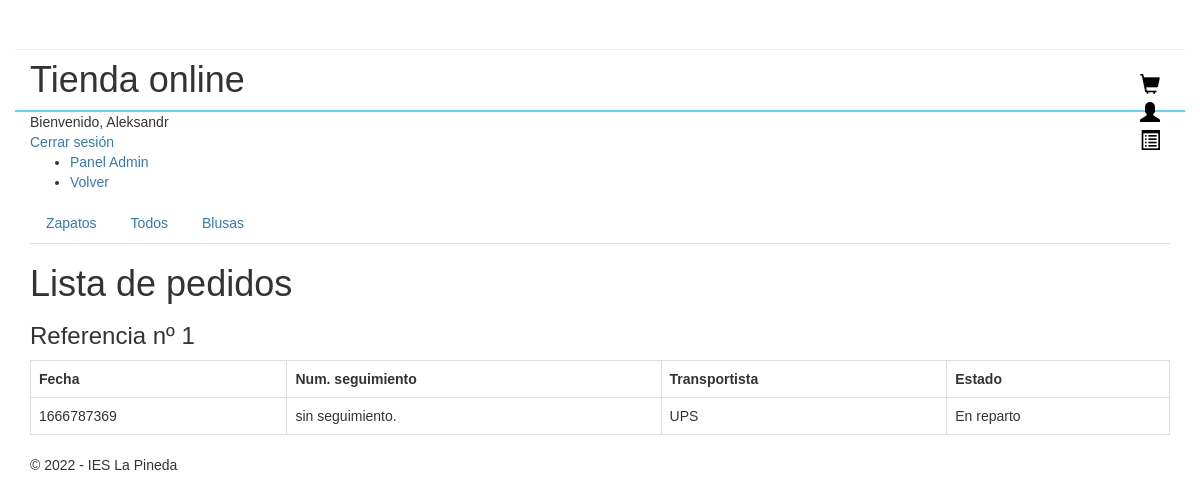
The page /index.php?controller=UsuarioPedido&action=iniciarMostrarPedidos (signed in) on the database as committed earlier.
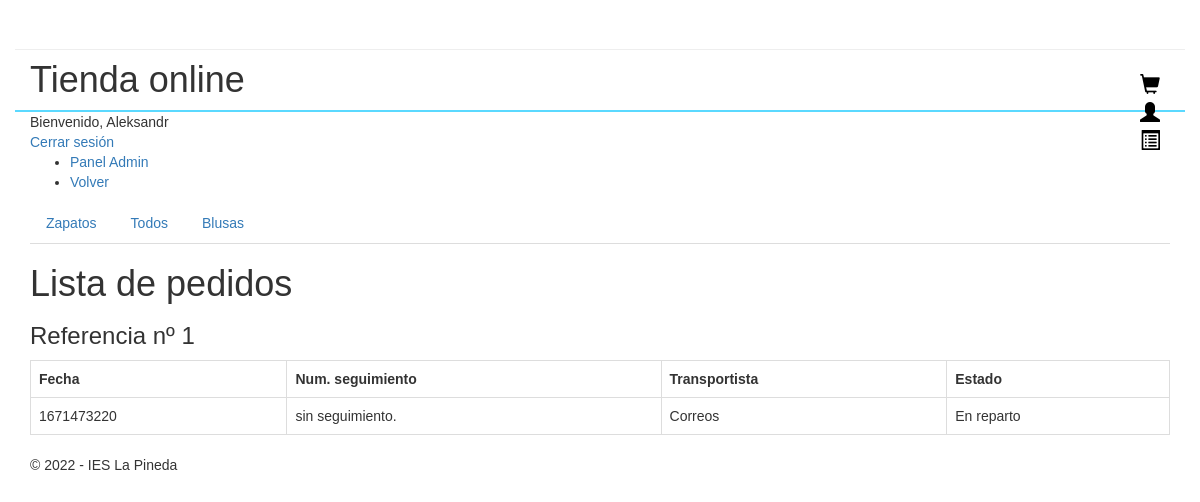
The same page on the database as committed later.
### tables this page shows
CREATE TABLE `categorias` (
  `id_categoria` int(255) NOT NULL,
  `nombre` varchar(255) NOT NULL,
  `descripcion` varchar(255) NOT NULL,
  `isactive` int(1) NOT NULL
);

CREATE TABLE `pedidos` (
  `id_pedido` int(11) NOT NULL,
  `fk_id_cesta` int(11) NOT NULL,
  `fk_id_empresa_transporte` int(11) NOT NULL,
  `fk_id_usuario` int(11) NOT NULL,
  `num_seguimiento` varchar(128) DEFAULT NULL,
  `estado` int(1) NOT NULL,
  `fecha` int(15) NOT NULL
);

CREATE TABLE `empresa_transporte` (
  `id_empresa_transporte` int(100) NOT NULL,
  `nombre_empresa_transporte` varchar(256) NOT NULL,
  `precio_empresa_transporte` int(10) NOT NULL
);

### models/database.php (called while the page is built, shortened)
<?php
class Database{
    public function __construct(){
        $servername = "localhost";
        $dbname= "botiga";
        $username = "root";
        $password = "";
		$this->db = new PDO("mysql:host=$servername;dbname=$dbname",$username, $password);
    }
}

### models/category.php (called while the page is built, shortened)
<?php
require_once("models/database.php");
class Category extends Database
{
    function conectar()
    {
        $this->db->query("SET NAMES 'utf8'");
    }
    function mostrarCategorias()
    {
        $stmt = $this->db->prepare("SELECT * FROM categorias");
        $categories = array();
        if ($stmt->execute()) {
            while ($row = $stmt->fetch(PDO::FETCH_ASSOC)) {
                $categories[] = $row;
            }
        }
        return $categories;
    }
}

### controllers/UsuarioPedidoController.php (called while the page is built, shortened)
<?php
class UsuarioPedidoController
{
    public function iniciarMostrarPedidos() {
        require_once "./models/cesta.php";
        require_once "./models/pedido.php";
        $cesta = new Cesta();
        $cesta->conectar();
        $pedido = new Pedido();
        $cesta->setFkIdUsuario($_SESSION['user_id']);
        $transportistasArray = $pedido->getTransportistas();
        $todosLosPedidos = $cesta->mostrarPedidos();
        require_once "./views/usuarios/mostrarPedidos.php";
    }
}
?>

### models/cesta.php (called while the page is built, shortened)
<?php
require_once("database.php");
class Cesta extends Database
{
    private $fk_id_usuario;
    function setFkIdUsuario($fk_id_usuario)
    {
        $this->fk_id_usuario = $fk_id_usuario;
    }
    function conectar()
    {
        $this->db->query("SET NAMES 'utf8'");
    }
    function mostrarPedidos()
    {
        $stmt = $this->db->prepare("SELECT * FROM pedidos WHERE fk_id_usuario = " . $this->fk_id_usuario . " ORDER BY fecha DESC");
        $pedidos = array();
        if ($stmt->execute()) {
            while ($row = $stmt->fetch(PDO::FETCH_ASSOC)) {
                $pedidos[] = $row;
            }
        }
        return $pedidos;
    }
}

### models/pedido.php (called while the page is built, shortened)
<?php
require_once("./models/database.php");
class Pedido extends Database
{
    function getTransportistas() {
        $sql = "SELECT * FROM empresa_transporte";
        $result = $this->db->query($sql);
        $transportistasArray = array();
        while ($row = $result->fetch(PDO::FETCH_ASSOC)) {
            $transportistasArray[] = $row;
        }
        return $transportistasArray;
    }
}

### views/general/menu.php (the view, shortened to what the changed rows need)
<?php
if (isset($_SESSION['user_id'])) {
    echo "<br>";
} else {
    echo "<a href='index.php?controller=Usuario&action=loginUsuario'>Iniciar sesión</a><br>";
    echo "<a href='index.php?controller=Usuario&action=registrarUsuario' >Registrarse </a>";
}
?>
<?php
if (isset($categorias)) {
    echo "<ul class='nav nav-tabs'>";
    foreach ($categorias as $categoria) {
        if (isset($_GET['id_categoria'])) {
            if ($categoria['id_categoria'] == $_GET['id_categoria']) {
                echo "<li class='nav-item active'>";
            } else if ($categoria['id_categoria'] == $_GET['id_categoria'] && $categoria['id_categoria'] == 1) {
                echo "<li class='nav-item active'>";
            } else {
                echo "<li class='nav-item'>";
            }
        } else {
            echo "<li class='nav-item'>";
        }
        echo "<a class='nav-link' href='index.php?controller=Usuario&action=mostrarCategoria&id_categoria=" . $categoria['id_categoria'] . "'>" . $categoria['nombre'] . "</a>";
        echo "</li>";
    }
    echo "</ul>";
} else {
    echo "No hay categorias";
}
?>

### views/usuarios/mostrarPedidos.php (shortened to what the changed rows need)
<h1>Lista de pedidos</h1>
<?php
foreach ($todosLosPedidos as $pedido) {
    echo "<div class='box'>";
    echo "<div class='box-header'>";
    echo "<h3 class='box-title'>Referencia nº " . $pedido['id_pedido'] . "</h3>";
    echo "</div>";
    echo "<div class='box-body'>";
    echo "<table class='table table-bordered'>";
    echo "<tr>";
    echo "<th>Fecha</th>";
    echo "<th>Num. seguimiento</th>";
    echo "<th>Transportista</th>";
    echo "<th>Estado</th>";
    echo "</tr>";
    echo "<tr>";
    echo "<td>" . $pedido['fecha'] . "</td>";
    echo "<td>" . $pedido['num_seguimiento'] . "</td>";
    echo "<td>";
    foreach ($transportistasArray as $transportista) {
        if ($transportista['id_empresa_transporte'] == $pedido['fk_id_empresa_transporte']) {
            echo $transportista['nombre_empresa_transporte'];
        }
    }
    echo "</td>";
    echo "<td>";
    for ($i = 0; $i < 5; $i++) {
        if ($i == $pedido['estado']) {
            if ($i == 0) {
                echo "Pendiente";
            } else if ($i == 1) {
                echo "Enviado";
            } else if ($i == 2) {
                echo "En reparto";
            } else if ($i == 3) {
                echo "Entregado";
            }
        }
    }
    echo "</tr>";
    echo "</table>";
    echo "</div>";
}

Rows that differ between the two databases and show on the page:
changed pedidos "sin seguimiento.": loses empresa_transporte (nombre_empresa_transporte "UPS"); gains empresa_transporte (nombre_empresa_transporte "Correos"); fecha "1666787369" → "1671473220"
